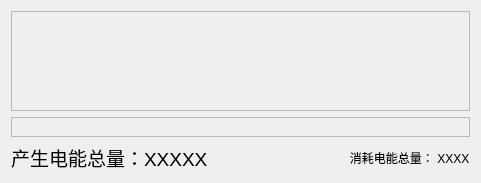
                     <widget class="QWidget" name="energy_page">
                      <property name="styleSheet">
                       <string notr="true"/>
                      </property>
                      <layout class="QVBoxLayout" name="verticalLayout_18">
                       <item>
                        <layout class="QGridLayout" name="gridLayout_5">
                         <item row="0" column="0">
                          <widget class="QFrame" name="energy_page_row_2">
                           <property name="minimumSize">
                            <size>
                             <width>150</width>
                             <height>100</height>
                            </size>
                           </property>
                           <property name="frameShape">
                            <enum>QFrame::StyledPanel</enum>
                           </property>
                           <property name="frameShadow">
                            <enum>QFrame::Raised</enum>
                           </property>
                           <layout class="QHBoxLayout" name="horizontalLayout_15"/>
                          </widget>
                         </item>
                         <item row="1" column="0">
                          <widget class="QFrame" name="energy_page_row_3">
                           <property name="frameShape">
                            <enum>QFrame::StyledPanel</enum>
                           </property>
                           <property name="frameShadow">
                            <enum>QFrame::Raised</enum>
                           </property>
                           <layout class="QHBoxLayout" name="horizontalLayout_16"/>
                          </widget>
                         </item>
                         <item row="2" column="0">
                          <layout class="QHBoxLayout" name="horizontalLayout_14">
                           <item>
                            <widget class="QLabel" name="label">
                             <property name="font">
                              <font>
                               <family>Segoe UI</family>
                               <pointsize>14</pointsize>
                               <italic>false</italic>
                               <bold>false</bold>
                              </font>
                             </property>
                             <property name="styleSheet">
                              <string notr="true"/>
                             </property>
                             <property name="text">
                              <string>产生电能总量：XXXXX                        </string>
                             </property>
                            </widget>
                           </item>
                           <item>
                            <widget class="QLabel" name="label_2">
                             <property name="text">
                              <string>   消耗电能总量： XXXX</string>
                             </property>
                            </widget>
                           </item>
                          </layout>
                         </item>
                        </layout>
                       </item>
                      </layout>
                     </widget>
